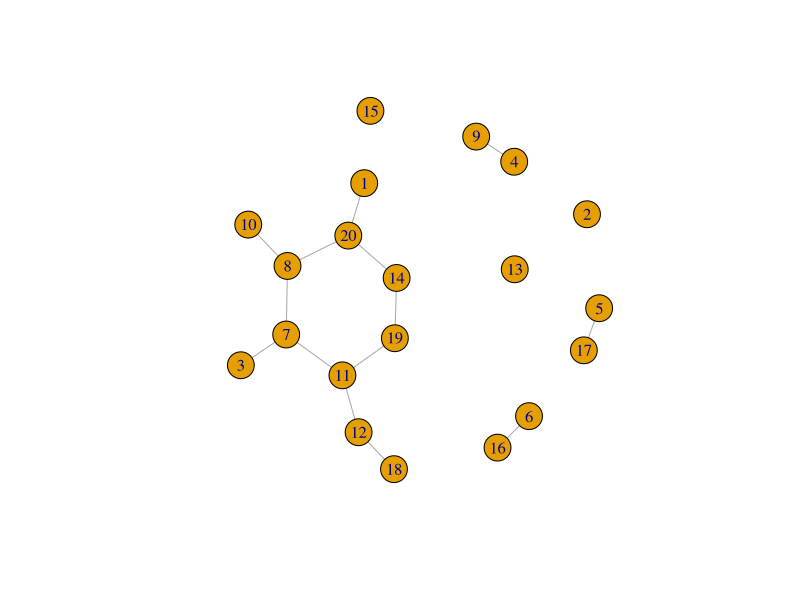

This figure's R source:
#
# Sami Hossain
# 04-22-2021
# Intuitive connected components algorithm for undirected edges
# using BFS

#############
### SETUP ###
#############
library(igraph)
nodes <- 20

graph <- erdos.renyi.game(nodes, 7*(nodes/10), type = "gnm", directed = F, loops = F)
plot(graph)

################
### ALGORITHM ##
################

visited <- c()
components <- list()

bfs <- function(verts) {
  neighbors <- c()
  for(i in verts) {
    temp <- setdiff(which(graph[i,] != 0), visited) #all neighbors that havent been visited yet
    neighbors <- c(neighbors, temp)
  }
  
  if(!is.null(neighbors)){
    visited <<- c(visited, verts) #add current nodes to visited before recursing
    bfs(neighbors)
  }
}

for(i in 1:nodes){
  if(!(i %in% visited)){
    bfs(c(i))
    if(length(components) == 0){
      components[[1]] <- visited #to keep a running total on the visited nodes
      components[[2]] <- visited
    } else {
      components[[length(components)+1]] <- setdiff(visited, components[[1]]) #diff between previous bfs's visited vector and curr
      components[[1]] <- visited
    }
  }
}

components <- components[-1] 
remove(i,neighbors,visited)
print(paste0("there are: ", length(components), " connected components"))
